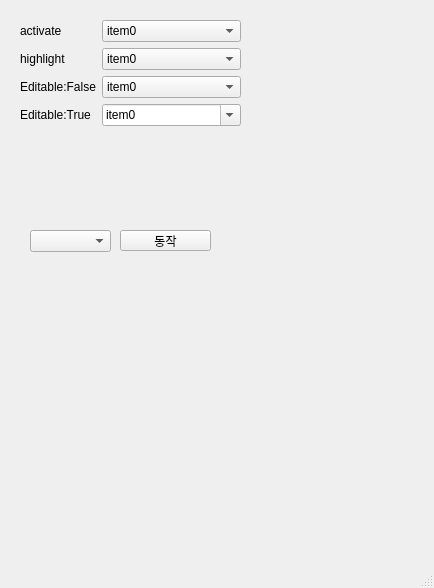
<?xml version="1.0" encoding="UTF-8"?>
<ui version="4.0">
 <class>MainWindow</class>
 <widget class="QMainWindow" name="MainWindow">
  <property name="geometry">
   <rect>
    <x>0</x>
    <y>0</y>
    <width>434</width>
    <height>588</height>
   </rect>
  </property>
  <property name="windowTitle">
   <string>MainWindow</string>
  </property>
  <widget class="QWidget" name="centralwidget">
   <widget class="QWidget" name="formLayoutWidget">
    <property name="geometry">
     <rect>
      <x>20</x>
      <y>20</y>
      <width>221</width>
      <height>108</height>
     </rect>
    </property>
    <layout class="QFormLayout" name="formLayout">
     <item row="0" column="0">
      <widget class="QLabel" name="lblActivate">
       <property name="text">
        <string>activate</string>
       </property>
      </widget>
     </item>
     <item row="0" column="1">
      <widget class="QComboBox" name="cboActivate">
       <item>
        <property name="text">
         <string>item0</string>
        </property>
       </item>
       <item>
        <property name="text">
         <string>item1</string>
        </property>
       </item>
       <item>
        <property name="text">
         <string>item2</string>
        </property>
       </item>
       <item>
        <property name="text">
         <string>item3</string>
        </property>
       </item>
      </widget>
     </item>
     <item row="1" column="0">
      <widget class="QLabel" name="lblHighlight">
       <property name="text">
        <string>highlight</string>
       </property>
      </widget>
     </item>
     <item row="1" column="1">
      <widget class="QComboBox" name="cboHighlight">
       <item>
        <property name="text">
         <string>item0</string>
        </property>
       </item>
       <item>
        <property name="text">
         <string>item1</string>
        </property>
       </item>
       <item>
        <property name="text">
         <string>item2</string>
        </property>
       </item>
       <item>
        <property name="text">
         <string>item3</string>
        </property>
       </item>
      </widget>
     </item>
     <item row="2" column="0">
      <widget class="QLabel" name="lblEditableFalse">
       <property name="text">
        <string>Editable:False</string>
       </property>
      </widget>
     </item>
     <item row="2" column="1">
      <widget class="QComboBox" name="cboEditableFalse">
       <item>
        <property name="text">
         <string>item0</string>
        </property>
       </item>
       <item>
        <property name="text">
         <string>item1</string>
        </property>
       </item>
       <item>
        <property name="text">
         <string>item2</string>
        </property>
       </item>
       <item>
        <property name="text">
         <string>item3</string>
        </property>
       </item>
      </widget>
     </item>
     <item row="3" column="0">
      <widget class="QLabel" name="lblEditableTrue">
       <property name="text">
        <string>Editable:True</string>
       </property>
      </widget>
     </item>
     <item row="3" column="1">
      <widget class="QComboBox" name="cboEditableTrue">
       <property name="editable">
        <bool>true</bool>
       </property>
       <item>
        <property name="text">
         <string>item0</string>
        </property>
       </item>
       <item>
        <property name="text">
         <string>item1</string>
        </property>
       </item>
       <item>
        <property name="text">
         <string>item2</string>
        </property>
       </item>
       <item>
        <property name="text">
         <string>item3</string>
        </property>
       </item>
      </widget>
     </item>
    </layout>
   </widget>
   <widget class="QComboBox" name="comboBox">
    <property name="geometry">
     <rect>
      <x>30</x>
      <y>230</y>
      <width>81</width>
      <height>22</height>
     </rect>
    </property>
   </widget>
   <widget class="QPushButton" name="btnAct">
    <property name="geometry">
     <rect>
      <x>120</x>
      <y>230</y>
      <width>91</width>
      <height>21</height>
     </rect>
    </property>
    <property name="text">
     <string>동작</string>
    </property>
   </widget>
  </widget>
  <widget class="QMenuBar" name="menubar">
   <property name="geometry">
    <rect>
     <x>0</x>
     <y>0</y>
     <width>434</width>
     <height>22</height>
    </rect>
   </property>
  </widget>
  <widget class="QStatusBar" name="statusbar"/>
 </widget>
 <resources/>
 <connections/>
</ui>
